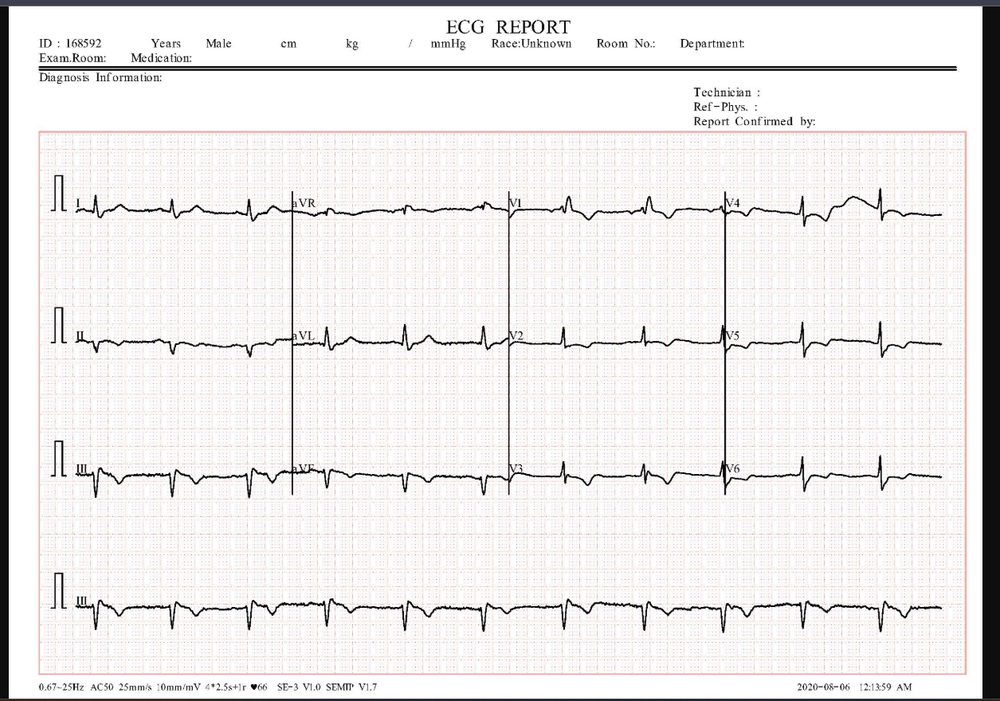
#> input picture ecg_sample.png, 1000 x 701 px, shrunk from 1255 x 880 before the run
$ python ecg_extract.py
#> lines starting #> are read from the running program, lines starting #| are printed output that depends on the picture; after the words box and inside, x2 and y2 are one past the last pixel; in counts of white or black regions, pixels touching at a corner belong together
import cv2
import numpy as np
import pandas as pd
import matplotlib.pyplot as plt

# Load ECG image
img = cv2.imread('ecg_sample.png')
#> img is the input picture: shape (701, 1000, 3); mean B, G, R 232.7, 232.9, 235
gray = cv2.cvtColor(img, cv2.COLOR_BGR2GRAY)

# Threshold to highlight ECG trace
_, binary = cv2.threshold(gray, 150, 255, cv2.THRESH_BINARY_INV)
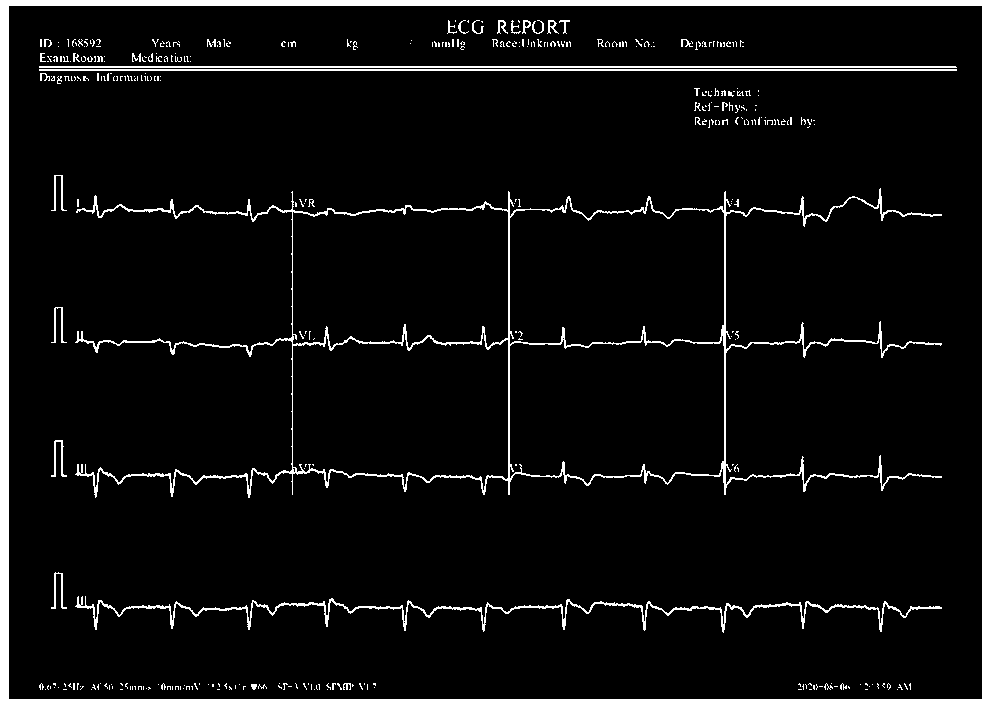
#> binary: shape (701, 1000); 6.6% white; 379 white regions (333 under 20 px), largest, box (x1, y1, x2, y2) and area: (0, 0, 1000, 701) 26711, (75, 188, 942, 498) 9062, (75, 596, 942, 633) 3075

# Get coordinates of ECG waveform
points = np.column_stack(np.where(binary > 0))
#> points = 46605 pairs, first value 0 to 700, second value 0 to 999
x = points[:, 1]  # horizontal (time)
y = points[:, 0]  # vertical (voltage)

# Sort points by time (x)
sorted_indices = np.argsort(x)
x = x[sorted_indices]
y = y[sorted_indices]

# ---- STEP 1: Convert pixels → time ----
# Estimate scale: 25 mm/s → if 1 mm = ~40 pixels, then 1000 pixels = 1 sec approx
# You might need to tweak this depending on your image size
# ---- STEP 1: Convert pixels → time ----
time_scale = 1 / 94.5   # seconds per pixel (≈0.0106s)
time = x * time_scale

# ---- STEP 2: Convert pixels → voltage ----
voltage_scale = 1 / 37.8   # mV per pixel (≈0.0264mV)
voltage = -y * voltage_scale
# invert to make upward positive

# ---- STEP 3: Remove duplicates (same time) ----
unique_times, unique_indices = np.unique(time, return_index=True)
#> unique_times = 1000 values from 0 to 10.57; unique_indices = 1000 values from 0 to 45904
time = time[unique_indices]
#> time = 1000 values from 0 to 10.57
voltage = voltage[unique_indices]
#> voltage = 1000 values, max 0 at index 36, min -18.52 at index 10, mean -6.8

# ---- STEP 4: Plot and save ----
plt.plot(time, voltage)
plt.title("Extracted ECG Waveform")
plt.xlabel("Time (s)")
plt.ylabel("Voltage (mV)")
plt.show()
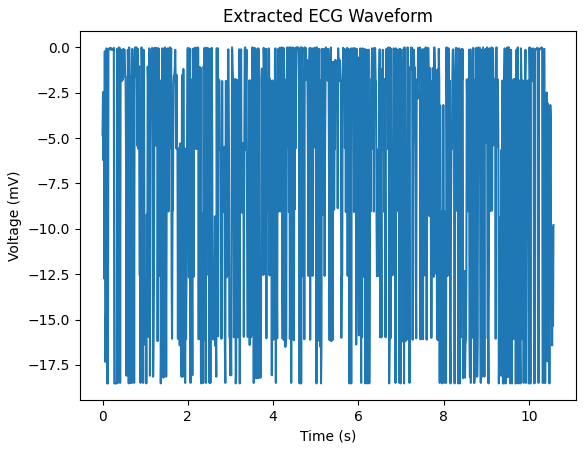
#> figure drawn by matplotlib, 1 panel; curve peaks at x = 0.381, y = 0

# Save to CSV
data = pd.DataFrame({'time': time, 'voltage': voltage})
#> data = table of 1000 rows and 2 columns
data.to_csv('ecg_clean.csv', index=False)
print("✅ ECG data saved as ecg_clean.csv")
